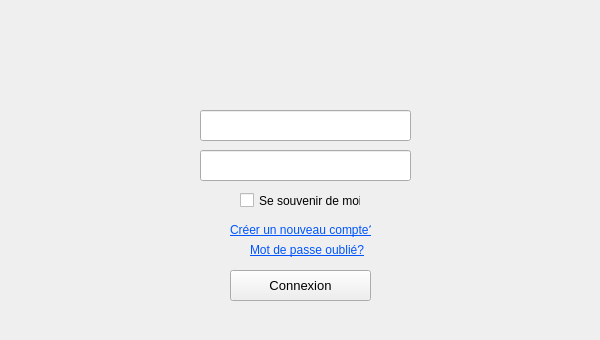
<?xml version="1.0" encoding="UTF-8"?>
<ui version="4.0">
 <class>MainWindow</class>
 <widget class="QMainWindow" name="MainWindow">
  <property name="geometry">
   <rect>
    <x>0</x>
    <y>0</y>
    <width>600</width>
    <height>340</height>
   </rect>
  </property>
  <property name="minimumSize">
   <size>
    <width>600</width>
    <height>340</height>
   </size>
  </property>
  <property name="maximumSize">
   <size>
    <width>600</width>
    <height>340</height>
   </size>
  </property>
  <property name="windowTitle">
   <string>Smart Library</string>
  </property>
  <widget class="QWidget" name="centralwidget">
   <widget class="QLineEdit" name="LEidentifiant">
    <property name="geometry">
     <rect>
      <x>200</x>
      <y>110</y>
      <width>211</width>
      <height>31</height>
     </rect>
    </property>
    <property name="font">
     <font>
      <pointsize>11</pointsize>
     </font>
    </property>
    <property name="toolTip">
     <string>&lt;html&gt;&lt;head/&gt;&lt;body&gt;&lt;p&gt;Identifiant&lt;/p&gt;&lt;/body&gt;&lt;/html&gt;</string>
    </property>
    <property name="whatsThis">
     <string>&lt;html&gt;&lt;head/&gt;&lt;body&gt;&lt;p&gt;&lt;br/&gt;&lt;/p&gt;&lt;/body&gt;&lt;/html&gt;</string>
    </property>
    <property name="text">
     <string/>
    </property>
    <property name="alignment">
     <set>Qt::AlignCenter</set>
    </property>
   </widget>
   <widget class="QPushButton" name="PBconnexion">
    <property name="geometry">
     <rect>
      <x>230</x>
      <y>270</y>
      <width>141</width>
      <height>31</height>
     </rect>
    </property>
    <property name="font">
     <font>
      <pointsize>10</pointsize>
     </font>
    </property>
    <property name="text">
     <string>Connexion</string>
    </property>
   </widget>
   <widget class="QLineEdit" name="LEmotdepasse">
    <property name="geometry">
     <rect>
      <x>200</x>
      <y>150</y>
      <width>211</width>
      <height>31</height>
     </rect>
    </property>
    <property name="font">
     <font>
      <pointsize>11</pointsize>
     </font>
    </property>
    <property name="toolTip">
     <string>&lt;html&gt;&lt;head/&gt;&lt;body&gt;&lt;p&gt;Mot de passe&lt;/p&gt;&lt;/body&gt;&lt;/html&gt;</string>
    </property>
    <property name="inputMethodHints">
     <set>Qt::ImhHiddenText|Qt::ImhNoAutoUppercase|Qt::ImhNoPredictiveText|Qt::ImhSensitiveData</set>
    </property>
    <property name="text">
     <string/>
    </property>
    <property name="echoMode">
     <enum>QLineEdit::Password</enum>
    </property>
    <property name="alignment">
     <set>Qt::AlignCenter</set>
    </property>
   </widget>
   <widget class="QLabel" name="label_Login_img1">
    <property name="geometry">
     <rect>
      <x>250</x>
      <y>0</y>
      <width>100</width>
      <height>100</height>
     </rect>
    </property>
    <property name="text">
     <string/>
    </property>
   </widget>
   <widget class="QLabel" name="label_pix">
    <property name="geometry">
     <rect>
      <x>0</x>
      <y>0</y>
      <width>600</width>
      <height>340</height>
     </rect>
    </property>
    <property name="text">
     <string/>
    </property>
   </widget>
   <widget class="QLabel" name="label">
    <property name="geometry">
     <rect>
      <x>250</x>
      <y>240</y>
      <width>121</width>
      <height>20</height>
     </rect>
    </property>
    <property name="text">
     <string>&lt;html&gt;&lt;head/&gt;&lt;body&gt;&lt;p&gt;&lt;span style=&quot; text-decoration: underline; color:#0055ff;&quot;&gt;Mot de passe oublié?&lt;/span&gt;&lt;/p&gt;&lt;/body&gt;&lt;/html&gt;</string>
    </property>
   </widget>
   <widget class="QCheckBox" name="checkBox_ssdm">
    <property name="geometry">
     <rect>
      <x>240</x>
      <y>190</y>
      <width>121</width>
      <height>21</height>
     </rect>
    </property>
    <property name="text">
     <string>Se souvenir de moi</string>
    </property>
   </widget>
   <widget class="QLabel" name="label_cunc">
    <property name="geometry">
     <rect>
      <x>230</x>
      <y>220</y>
      <width>141</width>
      <height>20</height>
     </rect>
    </property>
    <property name="text">
     <string>&lt;html&gt;&lt;head/&gt;&lt;body&gt;&lt;p&gt;&lt;span style=&quot; text-decoration: underline; color:#0055ff;&quot;&gt;Créer un nouveau compte?&lt;/span&gt;&lt;/p&gt;&lt;/body&gt;&lt;/html&gt;</string>
    </property>
   </widget>
   <zorder>label_pix</zorder>
   <zorder>LEmotdepasse</zorder>
   <zorder>LEidentifiant</zorder>
   <zorder>PBconnexion</zorder>
   <zorder>label</zorder>
   <zorder>checkBox_ssdm</zorder>
   <zorder>label_Login_img1</zorder>
   <zorder>label_cunc</zorder>
  </widget>
  <widget class="QMenuBar" name="menubar">
   <property name="geometry">
    <rect>
     <x>0</x>
     <y>0</y>
     <width>600</width>
     <height>21</height>
    </rect>
   </property>
  </widget>
 </widget>
 <resources/>
 <connections/>
</ui>
